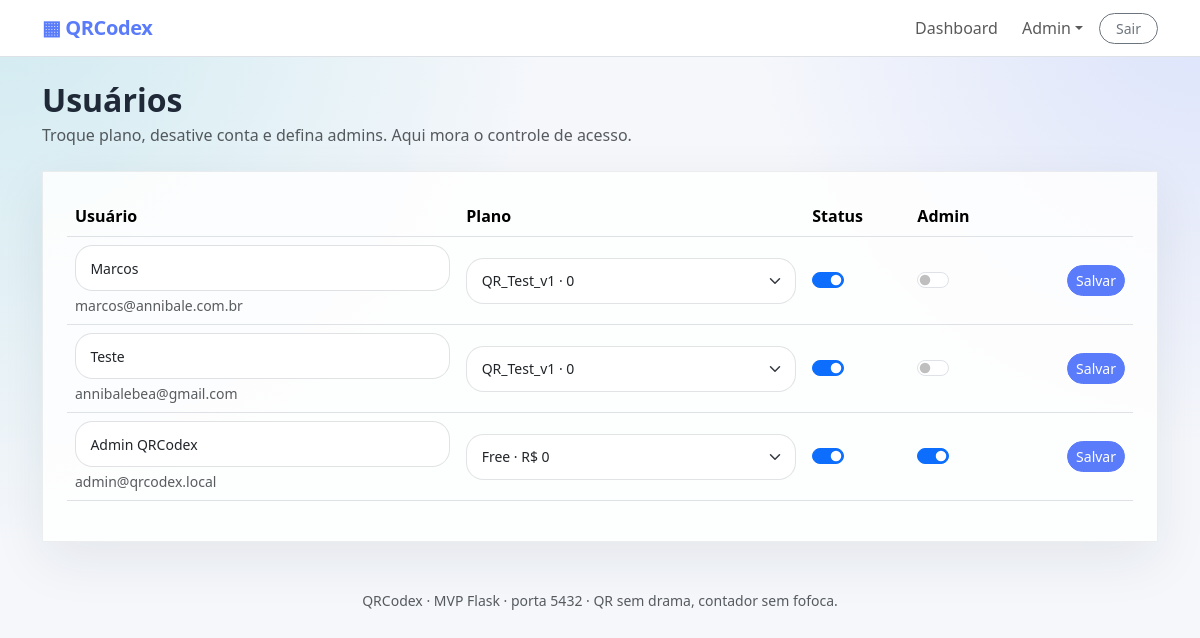
The app's page /admin/users (signed in) with its own data.
### app.py (models this page shows, shortened)
class Setting(db.Model):
    key = db.Column(db.String(80), primary_key=True)
    value = db.Column(db.Text, default="")

class User(db.Model):
    id = db.Column(db.Integer, primary_key=True)
    name = db.Column(db.String(120), nullable=False)
    email = db.Column(db.String(255), unique=True, nullable=False, index=True)
    password_hash = db.Column(db.String(255), nullable=False)
    is_admin = db.Column(db.Boolean, default=False)
    is_active = db.Column(db.Boolean, default=True)
    plan_id = db.Column(db.Integer, db.ForeignKey("plan.id"), nullable=True)
    created_at = db.Column(db.DateTime, default=lambda: datetime.now(timezone.utc))
    plan = db.relationship("Plan", back_populates="users")
    qrcodes = db.relationship("QRCode", back_populates="user", cascade="all, delete-orphan")

class Plan(db.Model):
    id = db.Column(db.Integer, primary_key=True)
    name = db.Column(db.String(80), unique=True, nullable=False)
    slug = db.Column(db.String(80), unique=True, nullable=False)
    description = db.Column(db.Text, default="")
    price_label = db.Column(db.String(80), default="R$ 0")
    daily_limit = db.Column(db.Integer, nullable=True)   # None = ilimitado
    monthly_limit = db.Column(db.Integer, nullable=True) # None = ilimitado
    max_qrcodes = db.Column(db.Integer, nullable=True)   # None = ilimitado
    is_active = db.Column(db.Boolean, default=True)
    is_public = db.Column(db.Boolean, default=True)
    is_default = db.Column(db.Boolean, default=False)
    created_at = db.Column(db.DateTime, default=lambda: datetime.now(timezone.utc))
    users = db.relationship("User", back_populates="plan")

### app.py (the view)
@app.route("/admin/users")
@login_required
@admin_required
def admin_users():
    users = User.query.order_by(User.created_at.desc()).all()
    plans = Plan.query.order_by(Plan.id.asc()).all()
    return render_template("admin_users.html", users=users, plans=plans)

### app.py (called while the page is built)
def get_setting(key, default=""):
    row = Setting.query.get(key)
    return row.value if row else default

def current_user():
    user_id = session.get("user_id")
    if not user_id:
        return None
    return User.query.get(user_id)

@app.context_processor
def inject_globals():
    return {
        "current_user": current_user(),
        "site_name": get_setting("site_name", "QRCodex"),
        "signup_open": get_setting("signup_open", "1") == "1",
    }

def login_required(fn):
    @wraps(fn)
    def wrapper(*args, **kwargs):
        user = current_user()
        if not user:
            flash("Entre na sua conta para continuar.", "warning")
            return redirect(url_for("login", next=request.path))
        if not user.is_active:
            session.clear()
            flash("Sua conta está desativada. Fale com o suporte/admin.", "danger")
            return redirect(url_for("login"))
        return fn(*args, **kwargs)
    return wrapper

def admin_required(fn):
    @wraps(fn)
    def wrapper(*args, **kwargs):
        user = current_user()
        if not user or not user.is_admin:
            abort(403)
        return fn(*args, **kwargs)
    return wrapper

### templates/admin_users.html (shortened to what this page needs)
{% extends "base.html" %}
{% block content %}
<div class="mb-4">
  <h1 class="h2 fw-bold mb-1">Usuários</h1>
  <p class="text-muted mb-0">Troque plano, desative conta e defina admins. Aqui mora o controle de acesso.</p>
</div>
<div class="soft-card p-4">
  <div class="table-responsive">
    <table class="table align-middle">
      <thead><tr><th>Usuário</th><th>Plano</th><th>Status</th><th>Admin</th><th></th></tr></thead>
      <tbody>
      {% for user in users %}
      <tr>
        <form method="post" action="{{ url_for('admin_user_update', user_id=user.id) }}">
          <td style="min-width: 230px;">
            <input name="name" class="form-control form-control-sm rounded-4 mb-1" value="{{ user.name }}">
            <div class="small text-muted">{{ user.email }}</div>
          </td>
          <td style="min-width: 220px;">
            <select name="plan_id" class="form-select form-select-sm rounded-4">
              {% for plan in plans %}
              <option value="{{ plan.id }}" {% if user.plan_id == plan.id %}selected{% endif %}>{{ plan.name }} · {{ plan.price_label }}</option>
              {% endfor %}
            </select>
          </td>
          <td><div class="form-check form-switch"><input class="form-check-input" type="checkbox" name="is_active" value="1" {% if user.is_active %}checked{% endif %}></div></td>
          <td><div class="form-check form-switch"><input class="form-check-input" type="checkbox" name="is_admin" value="1" {% if user.is_admin %}checked{% endif %}></div></td>
          <td class="text-end"><button class="btn btn-sm btn-primary rounded-pill">Salvar</button></td>
        </form>
      </tr>
      {% else %}
      <tr><td colspan="5" class="text-muted text-center py-4">Nenhum usuário.</td></tr>
      {% endfor %}
      </tbody>
    </table>
  </div>
</div>
{% endblock %}

### templates/base.html (shortened to what this page needs)
<!doctype html>
<html lang="pt-BR">
<head>
  <link href="https://cdn.jsdelivr.net/npm/bootstrap@5.3.3/dist/css/bootstrap.min.css" rel="stylesheet">
  <link rel="stylesheet" href="{{ url_for('static', filename='css/style.css') }}">
</head>
<body>
<nav class="navbar navbar-expand-lg navbar-light bg-white border-bottom sticky-top soft-nav">
  <div class="container">
    <a class="navbar-brand fw-bold brand" href="{{ url_for('index') }}">▦ {{ site_name }}</a>
    <div class="collapse navbar-collapse" id="navMenu">
      <ul class="navbar-nav ms-auto align-items-lg-center gap-lg-2">
        {% if current_user %}
          <li class="nav-item"><a class="nav-link" href="{{ url_for('dashboard') }}">Dashboard</a></li>
          {% if current_user.is_admin %}
            <li class="nav-item dropdown">
              <a class="nav-link dropdown-toggle" href="#" role="button" data-bs-toggle="dropdown">Admin</a>
            </li>
          {% endif %}
          <li class="nav-item"><a class="btn btn-outline-secondary btn-sm rounded-pill px-3" href="{{ url_for('logout') }}">Sair</a></li>
        {% else %}
          <li class="nav-item"><a class="nav-link" href="{{ url_for('login') }}">Entrar</a></li>
          {% if signup_open %}
          <li class="nav-item"><a class="btn btn-primary btn-sm rounded-pill px-3" href="{{ url_for('register') }}">Criar conta</a></li>
          {% endif %}
        {% endif %}
      </ul>
    </div>
  </div>
</nav>
<main class="py-4">
  <div class="container">
    {% block content %}{% endblock %}
  </div>
</main>
<footer class="py-4 text-center text-muted small">
  <div class="container">{{ site_name }} · MVP Flask · porta 5432 · QR sem drama, contador sem fofoca.</div>
</footer>
</body>
</html>

### static/css/style.css (style rules this page uses)
:root { --bg: #f5f7fb; --ink: #1f2937; --muted: #6b7280; --brand: #5b7cfa; --brand-2: #8bd3dd; --card: rgba(255, 255, 255, .86); --line: rgba(31, 41, 55, .08); }
* { box-sizing: border-box; }
body { min-height: 100vh; color: var(--ink); background: radial-gradient(circle at top left, rgba(139, 211, 221, .34), transparent 34rem), radial-gradient(circle at top right, rgba(91, 124, 250, .16), transparent 28rem), var(--bg); }
.soft-nav { backdrop-filter: blur(16px); }
.brand { color: var(--brand) !important; letter-spacing: -.02em; }
.hero-card, .soft-card { background: var(--card); border: 1px solid var(--line); box-shadow: 0 18px 50px rgba(31, 41, 55, .08); }
.rounded-4 { border-radius: 1.1rem !important; }
.btn-primary { --bs-btn-bg: var(--brand); --bs-btn-border-color: var(--brand); --bs-btn-hover-bg: #4968e8; --bs-btn-hover-border-color: #4968e8; }
.form-control, .form-select { border-color: rgba(31, 41, 55, .13); padding: .72rem .9rem; }
.table > :not(caption) > * > * { background: transparent; }

### records on screen
Setting: value "QRCodex"
User: name "Marcos", email "marcos@annibale.com.br", plan_id "QR_Test_v1 · 0", is_active "☑"
User: name "Teste", email "annibalebea@gmail.com", plan_id "QR_Test_v1 · 0", is_active "☑"
User: name "Admin QRCodex", email "admin@qrcodex.local", plan_id "Free · R$ 0", is_active "☑", is_admin "☑"
